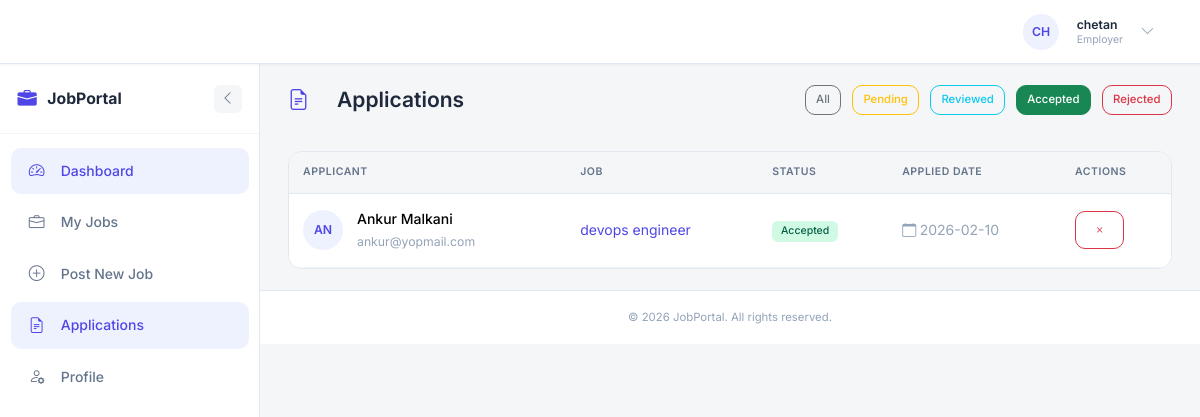
Screenshot of /employer/applications?status=accepted (signed in) with the database file from the repository.
### models.py (models this page shows, shortened)
class User(db.Model, UserMixin):
    __tablename__ = 'users'
    id = db.Column(db.Integer, primary_key=True)
    name = db.Column(db.String(100), nullable=False)
    email = db.Column(db.String(120), unique=True, nullable=False, index=True)
    password_hash = db.Column(db.String(128), nullable=False)
    role = db.Column(db.String(20), nullable=False)  # admin, employer, jobseeker
    created_at = db.Column(db.DateTime, default=datetime.utcnow)
    updated_at = db.Column(db.DateTime, default=datetime.utcnow, onupdate=datetime.utcnow)
    profile = db.relationship('Profile', back_populates='user', uselist=False, cascade='all, delete-orphan')
    jobs = db.relationship('Job', back_populates='employer', foreign_keys='Job.employer_id', cascade='all, delete-orphan')
    applications = db.relationship('Application', back_populates='jobseeker', foreign_keys='Application.jobseeker_id', cascade='all, delete-orphan')
    @property
    def password(self):
        """Prevent direct password access"""
        raise AttributeError('Password is not readable')
    def is_admin(self):
        return self.role == 'admin'
    def is_employer(self):
        return self.role == 'employer'
    def get_role_display(self):
        roles = {
            'admin': 'Admin',
            'employer': 'Employer',
            'jobseeker': 'Jobseeker'
        }
        return roles.get(self.role, self.role)

class Application(db.Model):
    __tablename__ = 'applications'
    id = db.Column(db.Integer, primary_key=True)
    job_id = db.Column(db.Integer, db.ForeignKey('jobs.id'), nullable=False, index=True)
    jobseeker_id = db.Column(db.Integer, db.ForeignKey('users.id'), nullable=False, index=True)
    status = db.Column(db.String(20), default='pending')  # pending, reviewed, accepted, rejected
    cover_letter = db.Column(db.Text, nullable=True)
    additional_notes = db.Column(db.Text, nullable=True)
    applied_at = db.Column(db.DateTime, default=datetime.utcnow)
    updated_at = db.Column(db.DateTime, default=datetime.utcnow, onupdate=datetime.utcnow)
    job = db.relationship('Job', back_populates='applications')
    jobseeker = db.relationship('User', back_populates='applications', foreign_keys=[jobseeker_id])
    def get_status_display(self):
        statuses = {
            'pending': 'Pending',
            'reviewed': 'Reviewed',
            'accepted': 'Accepted',
            'rejected': 'Rejected'
        }
        return statuses.get(self.status, self.status)

class Job(db.Model):
    __tablename__ = 'jobs'
    id = db.Column(db.Integer, primary_key=True)
    title = db.Column(db.String(200), nullable=False)
    description = db.Column(db.Text, nullable=False)
    company_name = db.Column(db.String(200), nullable=False)
    company_description = db.Column(db.Text, nullable=True)
    location = db.Column(db.String(200), nullable=False)
    salary = db.Column(db.String(100), nullable=True)  # Can be range or specific amount
    salary_min = db.Column(db.Integer, nullable=True)
    salary_max = db.Column(db.Integer, nullable=True)
    job_type = db.Column(db.String(50), nullable=True)  # Full-time, Part-time, Contract, etc.
    experience_level = db.Column(db.String(50), nullable=True)  # Entry, Mid, Senior
    required_skills = db.Column(db.Text, nullable=True)  # Comma-separated
    benefits = db.Column(db.Text, nullable=True)
    how_to_apply = db.Column(db.Text, nullable=True)
    application_email = db.Column(db.String(120), nullable=True)
    status = db.Column(db.String(20), default='active')  # active, closed, draft
    views_count = db.Column(db.Integer, default=0)
    employer_id = db.Column(db.Integer, db.ForeignKey('users.id'), nullable=False, index=True)
    created_at = db.Column(db.DateTime, default=datetime.utcnow)
    updated_at = db.Column(db.DateTime, default=datetime.utcnow, onupdate=datetime.utcnow)
    deadline = db.Column(db.DateTime, nullable=True)
    employer = db.relationship('User', back_populates='jobs', foreign_keys=[employer_id])
    applications = db.relationship('Application', back_populates='job', cascade='all, delete-orphan')
    @hybrid_property
    def application_count(self):
        """Optimized application count using hybrid property - avoids loading full relationship"""
        return len(self.applications)

### employer/routes.py (the view)
@employer.route('/applications')
@login_required
def applications():
    if not current_user.is_employer():
        flash('Access denied. Employer privileges required.', 'danger')
        return redirect(url_for('main.home'))
    page = request.args.get('page', 1, type=int)
    status = request.args.get('status', '')
    employer_jobs = Job.query.filter_by(employer_id=current_user.id).all()
    job_ids = [job.id for job in employer_jobs]
    query = Application.query.filter(Application.job_id.in_(job_ids))
    if status:
        query = query.filter_by(status=status)
    applications_pagination = query.order_by(Application.applied_at.desc()).paginate(
        page=page, per_page=10, error_out=False
    )
    return render_template('employer/applications.html', applications=applications_pagination)

### app.py (called while the page is built)
@login_manager.user_loader
def load_user(user_id):
    return User.query.get(int(user_id))

@app.context_processor
def inject_sidebar_state():
    is_auth = getattr(current_user, 'is_authenticated', False)
    if is_auth:
        sidebar_collapsed = request.cookies.get('sidebar_collapsed', 'false') == 'true'
    else:
        sidebar_collapsed = False
    return dict(sidebar_collapsed=sidebar_collapsed)

### templates/employer/applications.html (shortened to what this page needs)
{% extends "base.html" %}
{% block content %}
<div class="page-header">
    <h1><i class="bi bi-file-earmark-text"></i>Applications</h1>
    <div class="page-actions">
        <a href="{{ url_for('employer.applications') }}" class="btn btn-sm btn-outline-secondary {% if not request.args.get('status') %}active{% endif %}">All</a>
        <a href="{{ url_for('employer.applications', status='pending') }}" class="btn btn-sm btn-outline-warning {% if request.args.get('status') == 'pending' %}active{% endif %}">Pending</a>
        <a href="{{ url_for('employer.applications', status='reviewed') }}" class="btn btn-sm btn-outline-info {% if request.args.get('status') == 'reviewed' %}active{% endif %}">Reviewed</a>
        <a href="{{ url_for('employer.applications', status='accepted') }}" class="btn btn-sm btn-outline-success {% if request.args.get('status') == 'accepted' %}active{% endif %}">Accepted</a>
        <a href="{{ url_for('employer.applications', status='rejected') }}" class="btn btn-sm btn-outline-danger {% if request.args.get('status') == 'rejected' %}active{% endif %}">Rejected</a>
    </div>
</div>
<div class="dashboard-card">
    <div class="card-body p-0">
        {% if applications and applications.items %}
            <div class="table-responsive">
                <table class="table mb-0">
                    <thead>
                        <tr>
                            <th>Applicant</th>
                            <th>Job</th>
                            <th>Status</th>
                            <th>Applied Date</th>
                            <th>Actions</th>
                        </tr>
                    </thead>
                    <tbody>
                        {% for app in applications.items %}
                            <tr>
                                <td>
                                    <div class="d-flex align-items-center">
                                        <div class="avatar bg-primary-subtle text-primary me-3">
                                            {{ app.jobseeker.name[:2].upper() }}
                                        </div>
                                        <div>
                                            <div class="fw-medium">{{ app.jobseeker.name }}</div>
                                            <small class="text-muted">{{ app.jobseeker.email }}</small>
                                        </div>
                                    </div>
                                </td>
                                <td>
                                    <a href="{{ url_for('main.job_detail', job_id=app.job.id) }}" target="_blank" class="text-decoration-none">
                                        {{ app.job.title }}
                                    </a>
                                </td>
                                <td>
                                    <span class="badge {% if app.status == 'pending' %}bg-warning-subtle text-warning{% elif app.status == 'reviewed' %}bg-info-subtle text-info{% elif app.status == 'accepted' %}bg-success-subtle text-success{% else %}bg-danger-subtle text-danger{% endif %}">
                                        {{ app.get_status_display() }}
                                    </span>
                                </td>
                                <td>
                                    <span class="text-muted">
                                        <i class="bi bi-calendar me-1"></i>{{ app.applied_at.strftime('%Y-%m-%d') }}
                                    </span>
                                </td>
                                <td>
                                    <div class="btn-group btn-group-sm">
                                        {% if app.status != 'rejected' %}
                                            <form action="{{ url_for('employer.reject_application', app_id=app.id) }}" method="POST" style="display:inline;">
                                                <button type="submit" class="btn btn-outline-danger" title="Reject" onclick="return confirm('Are you sure you want to reject this application?')">
                                                    <i class="bi bi-x"></i>
                                                </button>
                                            </form>
                                        {% endif %}
                                    </div>
                                </td>
                            </tr>
                        {% endfor %}
                    </tbody>
                </table>
            </div>
        {% else %}
            <div class="text-center py-5">
                <i class="bi bi-inbox display-1 text-muted"></i>
                <h4 class="mt-3">No Applications Found</h4>
                <p class="text-muted">No applications match your criteria.</p>
            </div>
        {% endif %}
    </div>
</div>
{% endblock %}

### templates/base.html (shortened to what this page needs)
<!DOCTYPE html>
<html lang="en">
<head>
    <link href="https://cdn.jsdelivr.net/npm/bootstrap@5.3.2/dist/css/bootstrap.min.css" rel="stylesheet">
    <link href="https://cdn.jsdelivr.net/npm/bootstrap-icons@1.11.1/font/bootstrap-icons.css" rel="stylesheet">
    <link rel="stylesheet" href="{{ url_for('static', filename='css/main.css') }}">
</head>
<body>
    {% if current_user.is_authenticated %}
    <nav class="navbar navbar-expand-lg">
        <div class="container-fluid px-3">
            <a class="navbar-brand" href="{{ url_for('main.home') }}">
                <i class="bi bi-briefcase-fill"></i>
                <span >JobPortal</span>
            </a>
            <div class="collapse navbar-collapse" id="navbarNav">
                <ul class="navbar-nav ms-auto align-items-center">
                    {% if current_user.is_admin() %}
                        <li class="nav-item">
                            <a class="nav-link {% if request.endpoint and request.endpoint.startswith('admin.dashboard') %}active{% endif %}" href="{{ url_for('admin.dashboard') }}">
                                <i class="bi bi-speedometer2 me-1"></i>Dashboard
                            </a>
                        </li>
                    {% elif current_user.is_employer() %}
                        <li class="nav-item">
                            <a class="nav-link {% if request.endpoint and request.endpoint.startswith('employer.dashboard') %}active{% endif %}" href="{{ url_for('employer.dashboard') }}">
                                <i class="bi bi-speedometer2 me-1"></i>Dashboard
                            </a>
                        </li>
                    {% elif current_user.is_jobseeker() %}
                        <li class="nav-item">
                            <a class="nav-link {% if request.endpoint and request.endpoint.startswith('jobseeker.dashboard') %}active{% endif %}" href="{{ url_for('jobseeker.dashboard') }}">
                                <i class="bi bi-speedometer2 me-1"></i>Dashboard
                            </a>
                        </li>
                    {% endif %}
                    <li class="nav-item dropdown ms-2">
                        <a class="user-dropdown d-flex align-items-center" href="#" role="button" data-bs-toggle="dropdown" aria-expanded="false">
                            <div class="avatar">
                                {{ current_user.name[:2].upper() }}
                            </div>
                            <div class="user-info d-none d-md-block ms-2">
                                <div class="user-name">{{ current_user.name }}</div>
                                <div class="user-role">{{ current_user.get_role_display() }}</div>
                            </div>
                            <i class="bi bi-chevron-down ms-2 text-muted"></i>
                        </a>
                    </li>
                </ul>
            </div>
        </div>
    </nav>
    <div class="d-flex">
        <aside class="sidebar-wrapper {% if sidebar_collapsed %}collapsed{% endif %}" id="sidebarWrapper">
            <div class="sidebar-header">
                <a class="sidebar-brand" href="{{ url_for('main.home') }}">
                    <i class="bi bi-briefcase-fill"></i>
                    <span class="sidebar-label">JobPortal</span>
                </a>
                <button class="sidebar-toggle" id="sidebarToggle" title="Toggle Sidebar">
                    <i class="bi {% if sidebar_collapsed %}bi-chevron-right{% else %}bi-chevron-left{% endif %}"></i>
                </button>
            </div>
            <nav class="sidebar-nav">
                <ul class="nav flex-column">
                    {% if current_user.is_admin() %}
                        {% include 'admin/sidebar.html' %}
                    {% elif current_user.is_employer() %}
                        {% include 'employer/sidebar.html' %}
                    {% elif current_user.is_jobseeker() %}
                        {% include 'jobseeker/sidebar.html' %}
                    {% endif %}
                </ul>
            </nav>
        </aside>
        <main class="main-wrapper flex-grow-1">
            <div class="main-content flex-grow-1">
                {% block content %}{% endblock %}
            </div>
            <footer class="footer">
                <span>&copy; 2026 JobPortal. All rights reserved.</span>
            </footer>
        </main>
    </div>
    {% endif %}
</body>
</html>

### rows the page displays
User: name "CH", name "chetan", role "Employer"
Application: jobseeker "AN", jobseeker.name "Ankur Malkani", jobseeker.email "ankur@yopmail.com", job "devops engineer", status "Accepted", applied_at "2026-02-10"
